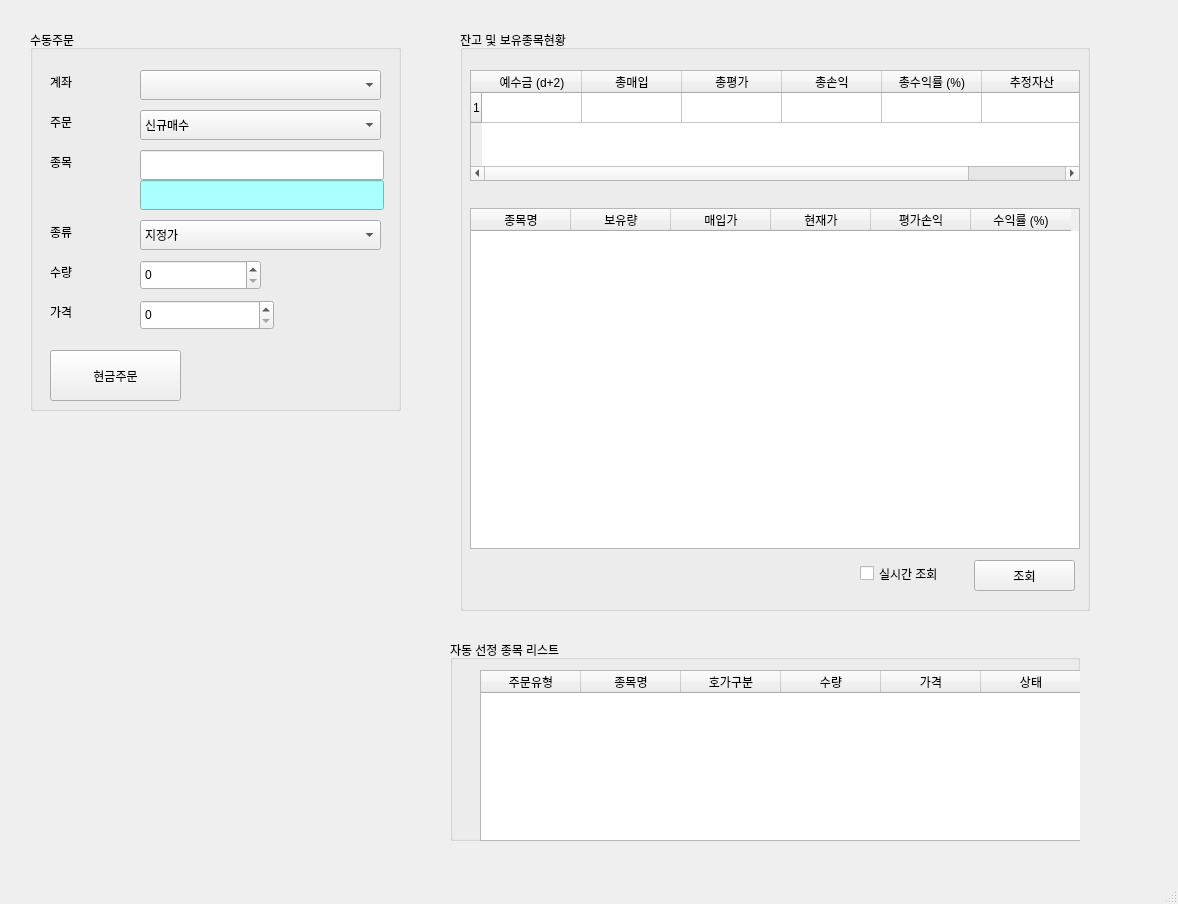
<?xml version="1.0" encoding="UTF-8"?>
<ui version="4.0">
 <class>MainWindow</class>
 <widget class="QMainWindow" name="MainWindow">
  <property name="geometry">
   <rect>
    <x>0</x>
    <y>0</y>
    <width>1178</width>
    <height>904</height>
   </rect>
  </property>
  <property name="windowTitle">
   <string>PyTrader v0.4</string>
  </property>
  <property name="windowIcon">
   <iconset>
    <normaloff>icon.png</normaloff>icon.png</iconset>
  </property>
  <widget class="QWidget" name="centralwidget">
   <widget class="QGroupBox" name="groupBox">
    <property name="geometry">
     <rect>
      <x>30</x>
      <y>30</y>
      <width>371</width>
      <height>381</height>
     </rect>
    </property>
    <property name="title">
     <string>수동주문</string>
    </property>
    <widget class="QLabel" name="label">
     <property name="geometry">
      <rect>
       <x>20</x>
       <y>40</y>
       <width>48</width>
       <height>24</height>
      </rect>
     </property>
     <property name="text">
      <string>계좌</string>
     </property>
    </widget>
    <widget class="QComboBox" name="comboBox">
     <property name="geometry">
      <rect>
       <x>110</x>
       <y>40</y>
       <width>241</width>
       <height>30</height>
      </rect>
     </property>
    </widget>
    <widget class="QLabel" name="label_2">
     <property name="geometry">
      <rect>
       <x>20</x>
       <y>80</y>
       <width>48</width>
       <height>24</height>
      </rect>
     </property>
     <property name="text">
      <string>주문</string>
     </property>
    </widget>
    <widget class="QComboBox" name="comboBox_2">
     <property name="geometry">
      <rect>
       <x>110</x>
       <y>80</y>
       <width>241</width>
       <height>30</height>
      </rect>
     </property>
     <item>
      <property name="text">
       <string>신규매수</string>
      </property>
     </item>
     <item>
      <property name="text">
       <string>신규매도</string>
      </property>
     </item>
     <item>
      <property name="text">
       <string>매수취소</string>
      </property>
     </item>
     <item>
      <property name="text">
       <string>매도취소</string>
      </property>
     </item>
    </widget>
    <widget class="QLabel" name="label_3">
     <property name="geometry">
      <rect>
       <x>20</x>
       <y>120</y>
       <width>48</width>
       <height>24</height>
      </rect>
     </property>
     <property name="text">
      <string>종목</string>
     </property>
    </widget>
    <widget class="QLineEdit" name="lineEdit">
     <property name="geometry">
      <rect>
       <x>110</x>
       <y>120</y>
       <width>244</width>
       <height>30</height>
      </rect>
     </property>
    </widget>
    <widget class="QComboBox" name="comboBox_3">
     <property name="geometry">
      <rect>
       <x>110</x>
       <y>190</y>
       <width>241</width>
       <height>30</height>
      </rect>
     </property>
     <item>
      <property name="text">
       <string>지정가</string>
      </property>
     </item>
     <item>
      <property name="text">
       <string>시장가</string>
      </property>
     </item>
    </widget>
    <widget class="QLabel" name="label_4">
     <property name="geometry">
      <rect>
       <x>20</x>
       <y>190</y>
       <width>48</width>
       <height>24</height>
      </rect>
     </property>
     <property name="text">
      <string>종류</string>
     </property>
    </widget>
    <widget class="QLabel" name="label_5">
     <property name="geometry">
      <rect>
       <x>20</x>
       <y>230</y>
       <width>48</width>
       <height>24</height>
      </rect>
     </property>
     <property name="text">
      <string>수량</string>
     </property>
    </widget>
    <widget class="QSpinBox" name="spinBox">
     <property name="geometry">
      <rect>
       <x>110</x>
       <y>230</y>
       <width>121</width>
       <height>30</height>
      </rect>
     </property>
     <property name="maximum">
      <number>1000000</number>
     </property>
    </widget>
    <widget class="QLabel" name="label_6">
     <property name="geometry">
      <rect>
       <x>20</x>
       <y>270</y>
       <width>48</width>
       <height>24</height>
      </rect>
     </property>
     <property name="text">
      <string>가격</string>
     </property>
    </widget>
    <widget class="QSpinBox" name="spinBox_2">
     <property name="geometry">
      <rect>
       <x>110</x>
       <y>270</y>
       <width>134</width>
       <height>30</height>
      </rect>
     </property>
     <property name="prefix">
      <string/>
     </property>
     <property name="maximum">
      <number>10000000</number>
     </property>
     <property name="singleStep">
      <number>100</number>
     </property>
     <property name="value">
      <number>0</number>
     </property>
    </widget>
    <widget class="QPushButton" name="pushButton">
     <property name="geometry">
      <rect>
       <x>20</x>
       <y>320</y>
       <width>131</width>
       <height>51</height>
      </rect>
     </property>
     <property name="text">
      <string>현금주문</string>
     </property>
    </widget>
    <widget class="QLineEdit" name="lineEdit_2">
     <property name="geometry">
      <rect>
       <x>110</x>
       <y>150</y>
       <width>244</width>
       <height>30</height>
      </rect>
     </property>
     <property name="styleSheet">
      <string notr="true">background-color: rgb(170, 255, 255);</string>
     </property>
     <property name="readOnly">
      <bool>true</bool>
     </property>
    </widget>
   </widget>
   <widget class="QGroupBox" name="groupBox_2">
    <property name="geometry">
     <rect>
      <x>460</x>
      <y>30</y>
      <width>630</width>
      <height>581</height>
     </rect>
    </property>
    <property name="title">
     <string>잔고 및 보유종목현황</string>
    </property>
    <widget class="QTableWidget" name="tableWidget">
     <property name="geometry">
      <rect>
       <x>10</x>
       <y>40</y>
       <width>610</width>
       <height>111</height>
      </rect>
     </property>
     <property name="rowCount">
      <number>1</number>
     </property>
     <row/>
     <column>
      <property name="text">
       <string>예수금 (d+2)</string>
      </property>
     </column>
     <column>
      <property name="text">
       <string>총매입</string>
      </property>
     </column>
     <column>
      <property name="text">
       <string>총평가</string>
      </property>
     </column>
     <column>
      <property name="text">
       <string>총손익</string>
      </property>
     </column>
     <column>
      <property name="text">
       <string>총수익률 (%)</string>
      </property>
     </column>
     <column>
      <property name="text">
       <string>추정자산</string>
      </property>
     </column>
    </widget>
    <widget class="QPushButton" name="pushButton_2">
     <property name="geometry">
      <rect>
       <x>514</x>
       <y>530</y>
       <width>101</width>
       <height>31</height>
      </rect>
     </property>
     <property name="text">
      <string>조회</string>
     </property>
    </widget>
    <widget class="QGroupBox" name="groupBox_4">
     <property name="geometry">
      <rect>
       <x>670</x>
       <y>-140</y>
       <width>611</width>
       <height>131</height>
      </rect>
     </property>
     <property name="title">
      <string>잔고확인</string>
     </property>
     <widget class="QTableWidget" name="tableWidget_3">
      <property name="geometry">
       <rect>
        <x>10</x>
        <y>20</y>
        <width>591</width>
        <height>61</height>
       </rect>
      </property>
      <column>
       <property name="text">
        <string>예수금</string>
       </property>
      </column>
      <column>
       <property name="text">
        <string>총매입</string>
       </property>
      </column>
      <column>
       <property name="text">
        <string>총평가</string>
       </property>
      </column>
      <column>
       <property name="text">
        <string>총손익</string>
       </property>
      </column>
      <column>
       <property name="text">
        <string>총수익률</string>
       </property>
      </column>
      <column>
       <property name="text">
        <string>추정자산</string>
       </property>
      </column>
     </widget>
     <widget class="QPushButton" name="pushButton_3">
      <property name="geometry">
       <rect>
        <x>490</x>
        <y>90</y>
        <width>75</width>
        <height>23</height>
       </rect>
      </property>
      <property name="text">
       <string>현금주문</string>
      </property>
     </widget>
    </widget>
    <widget class="QCheckBox" name="checkBox">
     <property name="geometry">
      <rect>
       <x>400</x>
       <y>523</y>
       <width>111</width>
       <height>41</height>
      </rect>
     </property>
     <property name="text">
      <string>실시간 조회</string>
     </property>
    </widget>
    <widget class="QTableWidget" name="tableWidget_2">
     <property name="geometry">
      <rect>
       <x>10</x>
       <y>178</y>
       <width>610</width>
       <height>341</height>
      </rect>
     </property>
     <column>
      <property name="text">
       <string>종목명</string>
      </property>
     </column>
     <column>
      <property name="text">
       <string>보유량</string>
      </property>
     </column>
     <column>
      <property name="text">
       <string>매입가</string>
      </property>
     </column>
     <column>
      <property name="text">
       <string>현재가</string>
      </property>
     </column>
     <column>
      <property name="text">
       <string>평가손익</string>
      </property>
     </column>
     <column>
      <property name="text">
       <string>수익률 (%)</string>
      </property>
     </column>
    </widget>
   </widget>
   <widget class="QGroupBox" name="groupBox_3">
    <property name="geometry">
     <rect>
      <x>450</x>
      <y>640</y>
      <width>630</width>
      <height>201</height>
     </rect>
    </property>
    <property name="title">
     <string>자동 선정 종목 리스트</string>
    </property>
    <widget class="QTableWidget" name="tableWidget_4">
     <property name="geometry">
      <rect>
       <x>30</x>
       <y>30</y>
       <width>610</width>
       <height>171</height>
      </rect>
     </property>
     <column>
      <property name="text">
       <string>주문유형</string>
      </property>
     </column>
     <column>
      <property name="text">
       <string>종목명</string>
      </property>
     </column>
     <column>
      <property name="text">
       <string>호가구분</string>
      </property>
     </column>
     <column>
      <property name="text">
       <string>수량</string>
      </property>
     </column>
     <column>
      <property name="text">
       <string>가격</string>
      </property>
     </column>
     <column>
      <property name="text">
       <string>상태</string>
      </property>
     </column>
    </widget>
   </widget>
  </widget>
  <widget class="QMenuBar" name="menubar">
   <property name="geometry">
    <rect>
     <x>0</x>
     <y>0</y>
     <width>1178</width>
     <height>31</height>
    </rect>
   </property>
  </widget>
  <widget class="QStatusBar" name="statusbar"/>
 </widget>
 <resources/>
 <connections/>
</ui>
